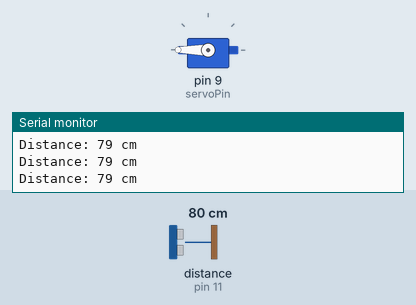
The sketch below on a simulated Arduino Uno, built with avr-gcc and run on an emulated ATmega328P. On the bench: servo, the last lines printed to the serial monitor. Wiring (inferred from the names in the program): ultrasonic range finder: trigger pin 10; echo pin 11. The inputs (shaded band) are chosen by the test bench; at power-on: distance to the obstacle (sensor on pin 11) 80 cm. The echo pulse lasts 58.3 µs per cm.

Above: at 1.2 s.
1.3 s: distance to the obstacle (sensor on pin 11) set to 9 cm
At 1.7 s:
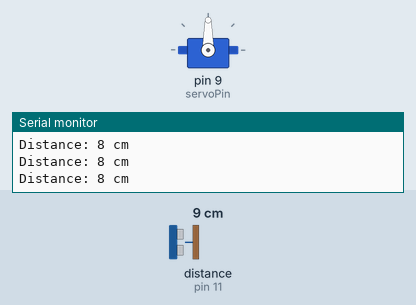
2.8 s: distance to the obstacle (sensor on pin 11) set to 18 cm
At 3.3 s:
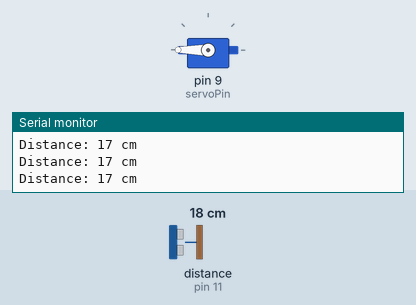
4.3 s: distance to the obstacle (sensor on pin 11) set to 2 cm
At 5.3 s:
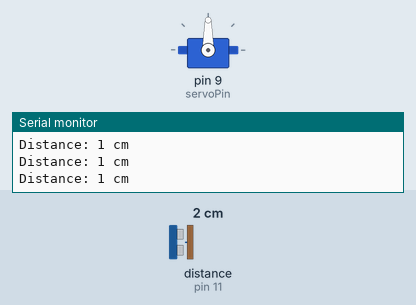
Timing chart, 0 to 7.3 s (numbered marks = the images above; inputs shaded):
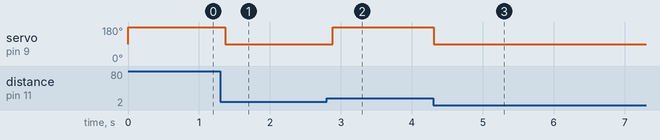

Measured:
- after the input at 1.3 s, servo on pin 9 (servoPin): 180° → 90° after 0.07 s
- after the input at 2.8 s, servo on pin 9 (servoPin): 90° → 180° after 0.08 s
- after the input at 4.3 s, servo on pin 9 (servoPin): 180° → 90° at once

The sketch:

Ultrasonic_and_Servos.ino
```cpp
// Define the pins for the ultrasonic sensor.
// trigPin sends the ultrasonic pulse.
// echoPin receives the reflected pulse.
#include <Servo.h>

const int servoPin = 9;
const int trigPin = 10;
const int echoPin = 11;


// Variables to store the duration of the pulse and the calculated distance.
long duration;
int distanceCm;
Servo myServo;

void setup() {
  // Configure the trigPin as an OUTPUT.
  pinMode(trigPin, OUTPUT);
  // Configure the echoPin as an INPUT.
  pinMode(echoPin, INPUT);

  // Initialize the Serial Monitor for communication with the computer.
  Serial.begin(9600);
  myServo.attach(servoPin);
}

void loop() {
  // The trigPin sends a high pulse to start the measurement.
  // First, we ensure the pin is low for a clean signal.
  digitalWrite(trigPin, LOW);
  delayMicroseconds(2);

  // Send a 10-microsecond high pulse to the sensor.
  digitalWrite(trigPin, HIGH);
  delayMicroseconds(10);
  digitalWrite(trigPin, LOW);

  // The `pulseIn()` function waits for the echo pin to go HIGH,
  // then measures the duration of that HIGH signal in microseconds.
  // This duration is the time it took for the sound wave to travel to the object and back.
  duration = pulseIn(echoPin, HIGH);

  // Convert the time to distance.
  // Speed of sound is 343 m/s, or 0.0343 cm/µs.
  // The sound travels there and back, so we divide the total distance by 2.
  // Distance = (Duration * Speed of Sound) / 2
  distanceCm = duration * 0.0343 / 2;

  if (0 <= distanceCm && distanceCm <= 10) {
    myServo.write(90);
    delay(15);
  } else {
    myServo.write(180);
  }

  // Print the calculated distance to the Serial Monitor.
  Serial.print("Distance: ");
  Serial.print(distanceCm);
  Serial.println(" cm");

  // A small delay to prevent the Serial Monitor from being overwhelmed.
  delay(100);
}
```
